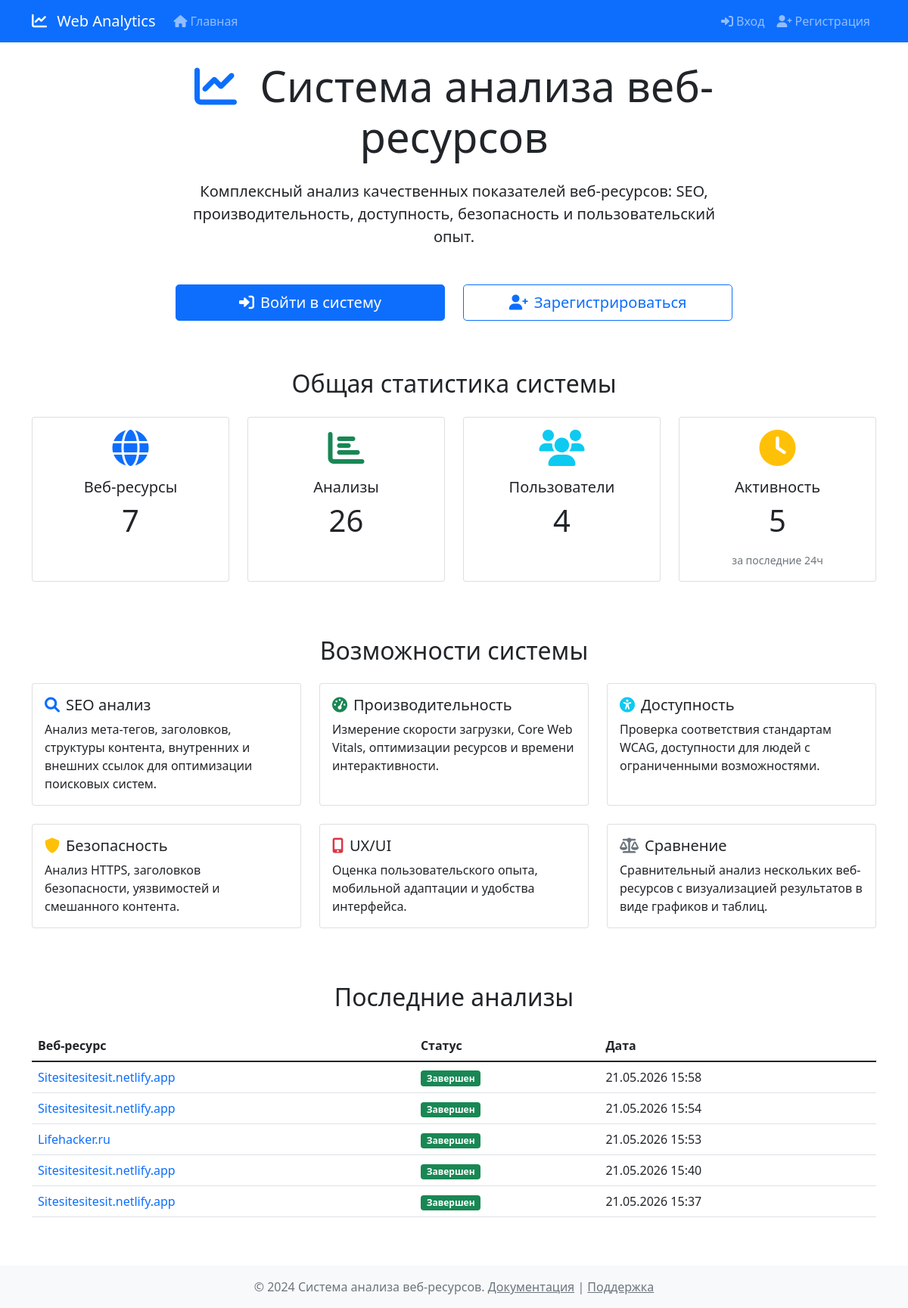
The page / on the database its author committed.
### models.py (models this page shows, shortened)
class Analysis(db.Model):
    __tablename__ = 'analyses'
    id = db.Column(db.Integer, primary_key=True)
    website_id = db.Column(db.Integer, db.ForeignKey('websites.id'), nullable=False)
    user_id = db.Column(db.Integer, db.ForeignKey('users.id'), nullable=False)
    analysis_date = db.Column(db.TIMESTAMP, default=datetime.utcnow)
    status = db.Column(db.Enum('pending', 'running', 'completed', 'failed', name='analysis_status'), default='pending')
    error_message = db.Column(db.Text)
    seo_metrics = db.relationship('SEOMetrics', backref='analysis', uselist=False, cascade='all, delete-orphan')
    performance_metrics = db.relationship('PerformanceMetrics', backref='analysis', uselist=False, cascade='all, delete-orphan')
    accessibility_metrics = db.relationship('AccessibilityMetrics', backref='analysis', uselist=False, cascade='all, delete-orphan')
    security_metrics = db.relationship('SecurityMetrics', backref='analysis', uselist=False, cascade='all, delete-orphan')
    ux_metrics = db.relationship('UXMetrics', backref='analysis', uselist=False, cascade='all, delete-orphan')
    reports = db.relationship('Report', backref='analysis', lazy=True, cascade='all, delete-orphan')

class Website(db.Model):
    __tablename__ = 'websites'
    id = db.Column(db.Integer, primary_key=True)
    url = db.Column(db.String(2048), nullable=False)
    name = db.Column(db.String(255), nullable=False)
    description = db.Column(db.Text)
    category = db.Column(db.String(100))
    created_by = db.Column(db.Integer, db.ForeignKey('users.id'), nullable=True)
    created_at = db.Column(db.TIMESTAMP, default=datetime.utcnow)
    updated_at = db.Column(db.TIMESTAMP, default=datetime.utcnow, onupdate=datetime.utcnow)
    is_active = db.Column(db.Boolean, default=True)
    analyses = db.relationship('Analysis', backref='website', lazy=True, cascade='all, delete-orphan')

### routes/main.py (the view)
@main_bp.route('/')
def index():
    stats = {
        'total_websites': Website.query.count(),
        'total_analyses': Analysis.query.count(),
        'total_users': User.query.count(),
        'recent_analyses': Analysis.query.order_by(desc(Analysis.analysis_date)).limit(5).all()
    }
    return render_template('index.html', stats=stats)

### templates/index.html (shortened to what this page needs)
{% extends "base.html" %}
{% block content %}
<div class="row">
    <div class="col-lg-8 mx-auto text-center">
        <h1 class="display-4 mb-4">
            <i class="fas fa-chart-line text-primary me-3"></i>
            Система анализа веб-ресурсов
        </h1>
        <p class="lead mb-5">
            Комплексный анализ качественных показателей веб-ресурсов: SEO, производительность,
            доступность, безопасность и пользовательский опыт.
        </p>
        {% if not current_user.is_authenticated %}
        <div class="row mb-5">
            <div class="col-md-6 mb-3">
                <a href="{{ url_for('auth.login') }}" class="btn btn-primary btn-lg w-100">
                    <i class="fas fa-sign-in-alt me-2"></i>Войти в систему
                </a>
            </div>
            <div class="col-md-6 mb-3">
                <a href="{{ url_for('auth.register') }}" class="btn btn-outline-primary btn-lg w-100">
                    <i class="fas fa-user-plus me-2"></i>Зарегистрироваться
                </a>
            </div>
        </div>
        {% endif %}
    </div>
</div>
<div class="row mb-5">
    <div class="col-lg-12">
        <h2 class="text-center mb-4">Общая статистика системы</h2>
    </div>
    <div class="col-md-3 mb-4">
        <div class="card text-center h-100">
            <div class="card-body">
                <i class="fas fa-globe fa-3x text-primary mb-3"></i>
                <h5 class="card-title">Веб-ресурсы</h5>
                <p class="card-text display-6">{{ stats.total_websites }}</p>
            </div>
        </div>
    </div>
    <div class="col-md-3 mb-4">
        <div class="card text-center h-100">
            <div class="card-body">
                <i class="fas fa-chart-bar fa-3x text-success mb-3"></i>
                <h5 class="card-title">Анализы</h5>
                <p class="card-text display-6">{{ stats.total_analyses }}</p>
            </div>
        </div>
    </div>
    <div class="col-md-3 mb-4">
        <div class="card text-center h-100">
            <div class="card-body">
                <i class="fas fa-users fa-3x text-info mb-3"></i>
                <h5 class="card-title">Пользователи</h5>
                <p class="card-text display-6">{{ stats.total_users }}</p>
            </div>
        </div>
    </div>
    <div class="col-md-3 mb-4">
        <div class="card text-center h-100">
            <div class="card-body">
                <i class="fas fa-clock fa-3x text-warning mb-3"></i>
                <h5 class="card-title">Активность</h5>
                <p class="card-text display-6">{{ stats.recent_analyses|length }}</p>
                <small class="text-muted">за последние 24ч</small>
            </div>
        </div>
    </div>
</div>
<div class="row mb-5">
    <div class="col-lg-12">
        <h2 class="text-center mb-4">Возможности системы</h2>
    </div>
    <div class="col-md-6 col-lg-4 mb-4">
        <div class="card h-100">
            <div class="card-body">
                <h5 class="card-title">
                    <i class="fas fa-search text-primary me-2"></i>SEO анализ
                </h5>
                <p class="card-text">
                    Анализ мета-тегов, заголовков, структуры контента,
                    внутренних и внешних ссылок для оптимизации поисковых систем.
                </p>
            </div>
        </div>
    </div>
    <div class="col-md-6 col-lg-4 mb-4">
        <div class="card h-100">
            <div class="card-body">
                <h5 class="card-title">
                    <i class="fas fa-tachometer-alt text-success me-2"></i>Производительность
                </h5>
                <p class="card-text">
                    Измерение скорости загрузки, Core Web Vitals,
                    оптимизации ресурсов и времени интерактивности.
                </p>
            </div>
        </div>
    </div>
    <div class="col-md-6 col-lg-4 mb-4">
        <div class="card h-100">
            <div class="card-body">
                <h5 class="card-title">
                    <i class="fas fa-universal-access text-info me-2"></i>Доступность
                </h5>
                <p class="card-text">
                    Проверка соответствия стандартам WCAG,
                    доступности для людей с ограниченными возможностями.
                </p>
            </div>
        </div>
    </div>
    <div class="col-md-6 col-lg-4 mb-4">
        <div class="card h-100">
            <div class="card-body">
                <h5 class="card-title">
                    <i class="fas fa-shield-alt text-warning me-2"></i>Безопасность
                </h5>
                <p class="card-text">
                    Анализ HTTPS, заголовков безопасности,
                    уязвимостей и смешанного контента.
                </p>
            </div>
        </div>
    </div>
    <div class="col-md-6 col-lg-4 mb-4">
        <div class="card h-100">
            <div class="card-body">
                <h5 class="card-title">
                    <i class="fas fa-mobile-alt text-danger me-2"></i>UX/UI
                </h5>
                <p class="card-text">
                    Оценка пользовательского опыта,
                    мобильной адаптации и удобства интерфейса.
                </p>
            </div>
        </div>
    </div>
    <div class="col-md-6 col-lg-4 mb-4">
        <div class="card h-100">
            <div class="card-body">
                <h5 class="card-title">
                    <i class="fas fa-balance-scale text-secondary me-2"></i>Сравнение
                </h5>
                <p class="card-text">
                    Сравнительный анализ нескольких веб-ресурсов
                    с визуализацией результатов в виде графиков и таблиц.
                </p>
            </div>
        </div>
    </div>
</div>
{% if stats.recent_analyses %}
<div class="row">
    <div class="col-lg-12">
        <h2 class="text-center mb-4">Последние анализы</h2>
        <div class="table-responsive">
            <table class="table table-hover">
                <thead>
                    <tr>
                        <th>Веб-ресурс</th>
                        <th>Статус</th>
                        <th>Дата</th>
                    </tr>
                </thead>
                <tbody>
                    {% for analysis in stats.recent_analyses %}
                    <tr>
                        <td>
                            <a href="#" class="text-decoration-none">
                                {{ analysis.website.name }}
                            </a>
                        </td>
                        <td>
                            {% if analysis.status == 'completed' %}
                                <span class="badge bg-success">Завершен</span>
                            {% elif analysis.status == 'running' %}
                                <span class="badge bg-primary">Выполняется</span>
                            {% elif analysis.status == 'failed' %}
                                <span class="badge bg-danger">Ошибка</span>
                            {% else %}
                                <span class="badge bg-secondary">В очереди</span>
                            {% endif %}
                        </td>
                        <td>{{ analysis.analysis_date.strftime('%d.%m.%Y %H:%M') }}</td>
                    </tr>
                    {% endfor %}
                </tbody>
            </table>
        </div>
    </div>
</div>
{% endif %}
{% endblock %}

### templates/base.html (shortened to what this page needs)
<!DOCTYPE html>
<html lang="ru">
<head>
    <link href="https://cdn.jsdelivr.net/npm/bootstrap@5.1.3/dist/css/bootstrap.min.css" rel="stylesheet">
    <link href="https://cdnjs.cloudflare.com/ajax/libs/font-awesome/6.0.0/css/all.min.css" rel="stylesheet">
</head>
<body>
    <nav class="navbar navbar-expand-lg navbar-dark bg-primary">
        <div class="container">
            <a class="navbar-brand" href="{{ url_for('main.index') }}">
                <i class="fas fa-chart-line me-2"></i>
                Web Analytics
            </a>
            <div class="collapse navbar-collapse" id="navbarNav">
                <ul class="navbar-nav me-auto">
                    <li class="nav-item">
                        <a class="nav-link" href="{{ url_for('main.index') }}">
                            <i class="fas fa-home me-1"></i>Главная
                        </a>
                    </li>
                </ul>
                <ul class="navbar-nav">
                    {% if current_user.is_authenticated %}
                    <li class="nav-item dropdown">
                        <a class="nav-link dropdown-toggle" href="#" id="navbarDropdown" role="button" data-bs-toggle="dropdown">
                            <i class="fas fa-user me-1"></i>{{ current_user.username }}
                        </a>
                        <ul class="dropdown-menu">
                            <li><a class="dropdown-item" href="{{ url_for('auth.profile') }}">
                                <i class="fas fa-user-circle me-2"></i>Профиль
                            </a></li>
                            {% if current_user.is_admin() %}
                            <li><a class="dropdown-item" href="/admin">
                                <i class="fas fa-cog me-2"></i>Администрирование
                            </a></li>
                            {% endif %}
                            <li><hr class="dropdown-divider"></li>
                            <li><a class="dropdown-item" href="{{ url_for('auth.logout') }}">
                                <i class="fas fa-sign-out-alt me-2"></i>Выход
                            </a></li>
                        </ul>
                    </li>
                    {% else %}
                    <li class="nav-item">
                        <a class="nav-link" href="{{ url_for('auth.login') }}">
                            <i class="fas fa-sign-in-alt me-1"></i>Вход
                        </a>
                    </li>
                    <li class="nav-item">
                        <a class="nav-link" href="{{ url_for('auth.register') }}">
                            <i class="fas fa-user-plus me-1"></i>Регистрация
                        </a>
                    </li>
                    {% endif %}
                </ul>
            </div>
        </div>
    </nav>
    <main class="container my-4">
        {% block content %}{% endblock %}
    </main>
    <footer class="bg-light text-center py-3 mt-5">
        <div class="container">
            <p class="text-muted mb-0">
                © 2024 Система анализа веб-ресурсов.
                <a href="#" class="text-muted">Документация</a> |
                <a href="#" class="text-muted">Поддержка</a>
            </p>
        </div>
    </footer>
</body>
</html>

### rows shown on the page
Analysis: website.name "Sitesitesitesit.netlify.app", status "Завершен", analysis_date "21.05.2026 15:58"
Analysis: website.name "Sitesitesitesit.netlify.app", status "Завершен", analysis_date "21.05.2026 15:54"
Analysis: website.name "Lifehacker.ru", status "Завершен", analysis_date "21.05.2026 15:53"
Analysis: website.name "Sitesitesitesit.netlify.app", status "Завершен", analysis_date "21.05.2026 15:40"
Analysis: website.name "Sitesitesitesit.netlify.app", status "Завершен", analysis_date "21.05.2026 15:37"

### other values the page prints
{{ stats.total_websites }} "7"
{{ stats.total_analyses }} "26"
{{ stats.total_users }} "4"
{{ stats.recent_analyses|length }} "5"
